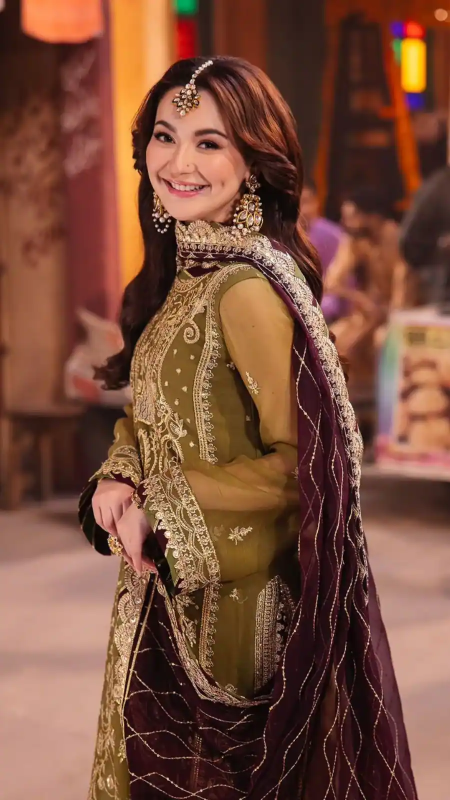
#> input picture backend/SAMPLE_TEST_IMAGES/person_2_full_body(1).webp, 900 x 1600 px (shown at 1/2 size)
$ python -i 'phase3c2_quality(1).py'   (imports and definitions only)
#> lines starting #> are read from the running program, lines starting #| are printed output that depends on the picture; pictures that were not available may be replaced by others from this repository, and a replacement may not be noted
from __future__ import annotations

from pathlib import Path
from typing import Any

import cv2
import numpy as np
from PIL import Image


def _rgb(path: Path, size: tuple[int, int] = (256, 256)) -> np.ndarray:
#> called with size = (256, 256)
    with Image.open(path) as image:
#> image is the input picture: PIL image 900x1600 RGB; mean R, G, B 123, 78.5, 60.1
        return np.asarray(image.convert("RGB").resize(size), dtype=np.uint8)
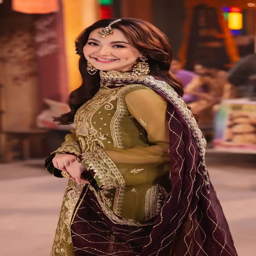
#> returned value: shape (256, 256, 3); mean of channels 0, 1, 2 123, 78.5, 60.1; drawn as R, G, B


# [20 lines left out: functions perceptual_hash, hash_similarity, not called in this run]


def _hsv_histogram(image: np.ndarray) -> np.ndarray:
    height, width = image.shape[:2]
#> height = 256; width = 256
    # Central body region suppresses most background while retaining the outfit.
    crop = image[int(height * 0.12): int(height * 0.92), int(width * 0.18): int(width * 0.82)]
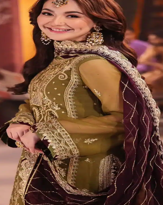
#> crop: shape (205, 163, 3); mean of channels 0, 1, 2 116.9, 75.8, 55.7; drawn as R, G, B
    hsv = cv2.cvtColor(crop, cv2.COLOR_RGB2HSV)
#> hsv: shape (205, 163, 3); mean H, S, V 33.4, 144.2, 116.9
    histogram = cv2.calcHist([hsv], [0, 1], None, [24, 24], [0, 180, 0, 256])
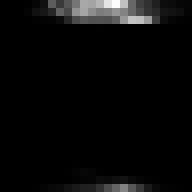
#> histogram: shape (24, 24) float32 (shown 8 times larger); min 0, max 1527, mean 58; drawn with min black and max white
    cv2.normalize(histogram, histogram)
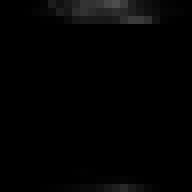
#> histogram: shape (24, 24) float32 (shown 8 times larger); min 0, max 0.305, mean 0.0116
    return histogram


def garment_color_similarity(garment_path: Path, result_path: Path) -> float:
    """Estimate outfit color/palette preservation without requiring a paid model."""
    garment = _rgb(garment_path)
    result = _rgb(result_path)
    correlation = cv2.compareHist(_hsv_histogram(garment), _hsv_histogram(result), cv2.HISTCMP_CORREL)
#> correlation = 1
    correlation_score = max(0.0, min(1.0, (float(correlation) + 1.0) / 2.0))
#> correlation_score = 1
    garment_hsv = cv2.cvtColor(garment, cv2.COLOR_RGB2HSV).astype(np.float32)
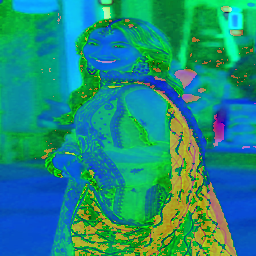
#> garment_hsv: shape (256, 256, 3) float32; mean of channels 0, 1, 2 28.2, 140.6, 123.2; drawn as R, G, B
    result_hsv = cv2.cvtColor(result, cv2.COLOR_RGB2HSV).astype(np.float32)
    garment_mean = garment_hsv.reshape(-1, 3).mean(axis=0)
#> garment_mean = [28.18, 140.6, 123.2]
    result_mean = result_hsv.reshape(-1, 3).mean(axis=0)
#> result_mean = [28.18, 140.6, 123.2]
    hue_delta = min(abs(float(garment_mean[0] - result_mean[0])), 180.0 - abs(float(garment_mean[0] - result_mean[0]))) / 90.0
#> hue_delta = 0
    sat_delta = abs(float(garment_mean[1] - result_mean[1])) / 255.0
#> sat_delta = 0
    val_delta = abs(float(garment_mean[2] - result_mean[2])) / 255.0
#> val_delta = 0
    mean_score = max(0.0, 1.0 - (0.55 * hue_delta + 0.30 * sat_delta + 0.15 * val_delta))
#> mean_score = 1
    return round(0.35 * correlation_score + 0.65 * mean_score, 4)


# [36 lines left out: functions pose_diversity_score, build_phase3c2_report, not called in this run]

>>> result = garment_color_similarity('../../SAMPLE_TEST_IMAGES/person_2_full_body(1).webp', 'out.png')
#> result = 1

$ run again, on backend/SAMPLE_TEST_IMAGES/person_1_full_body.webp
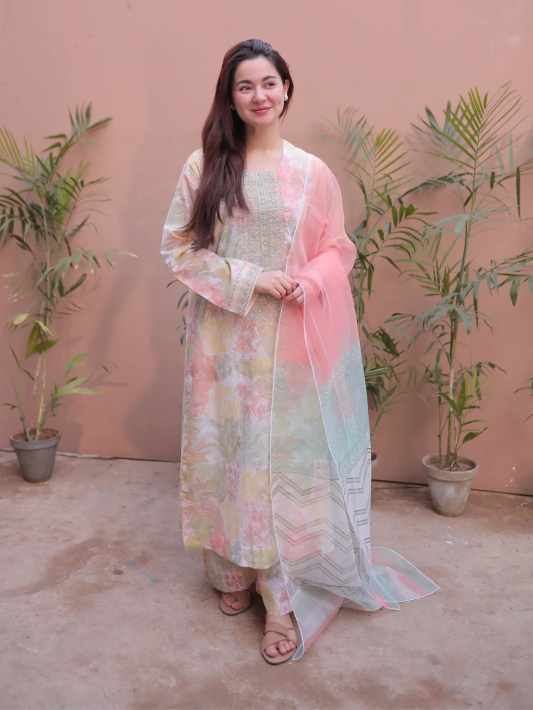
#> input picture backend/SAMPLE_TEST_IMAGES/person_1_full_body.webp, 1065 x 1420 px (shown at 1/2 size)
#> in _rgb, image is the input picture: PIL image 1065x1420 RGB; mean R, G, B 169.7, 138.5, 133
#> hsv: shape (205, 163, 3); mean H, S, V 66.2, 56.7, 171.5
#> in _hsv_histogram, `histogram = cv2.calcHist([hsv], [0, 1], None, [24, 24], [0, 180, 0, 25..`:
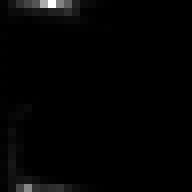
#> histogram: shape (24, 24) float32 (shown 8 times larger); min 0, max 4121, mean 58; drawn with min black and max white
#> correlation = 1
#> in garment_color_similarity, `garment_hsv = cv2.cvtColor(garment, cv2.COLOR_RGB2HSV).astype(np.float..`:
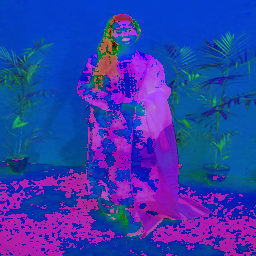
#> garment_hsv: shape (256, 256, 3) float32; mean of channels 0, 1, 2 50, 60, 170.2; drawn as R, G, B
#> garment_mean = [49.99, 60, 170.2]
#> hue_delta = 0
#> mean_score = 1
